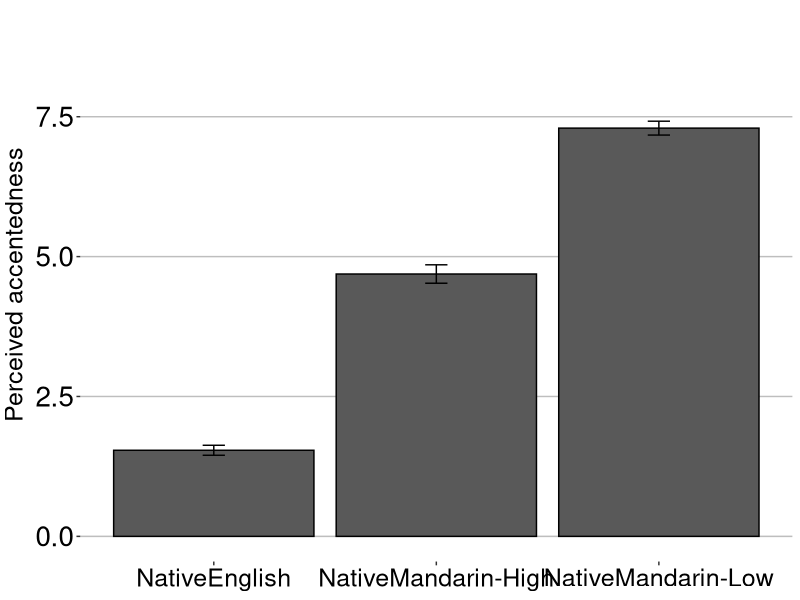
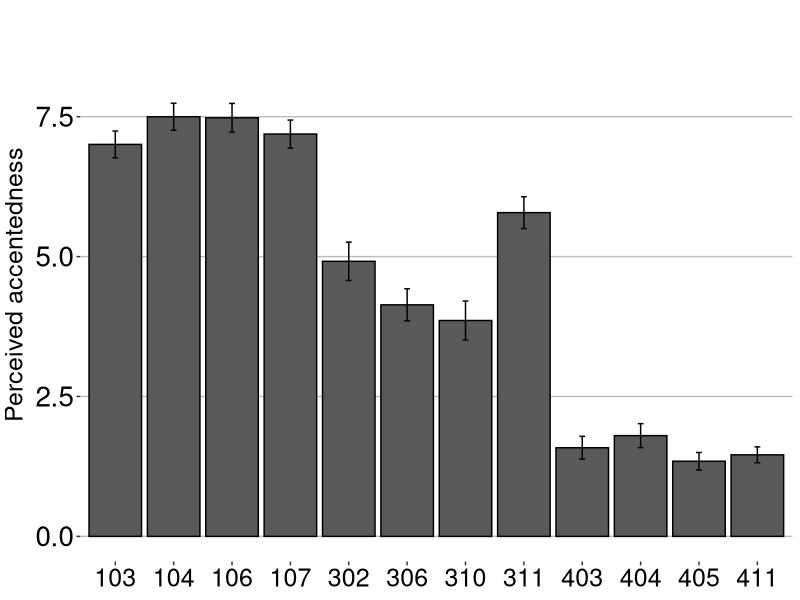
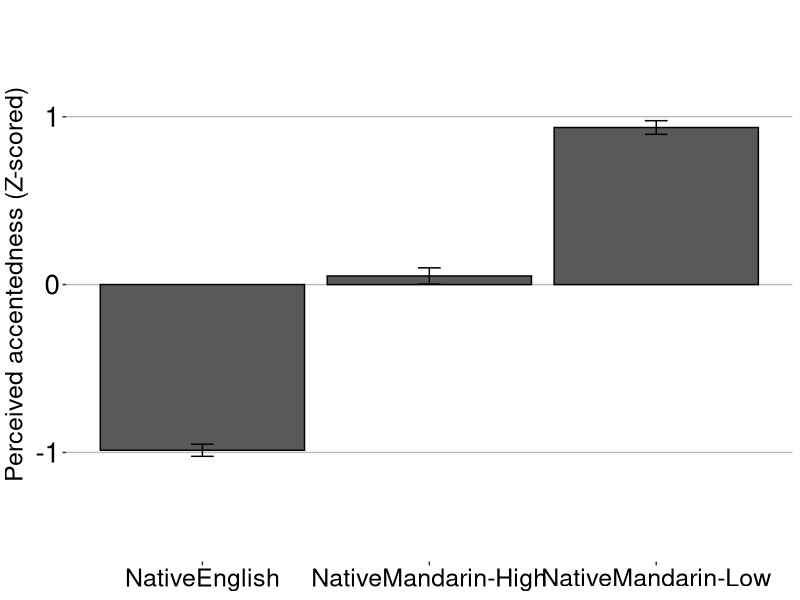
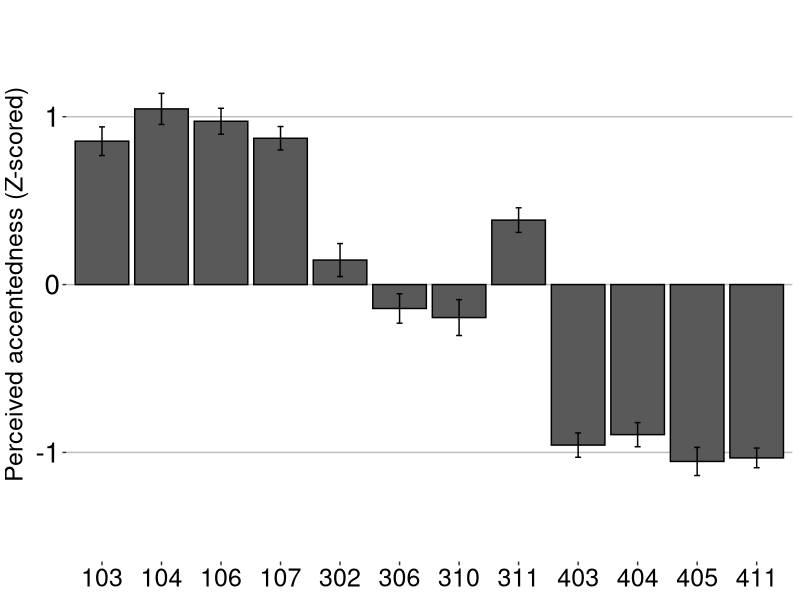

The R script that drew these images, in order:
## ---- chunk 1
rm(list = ls(all.names = TRUE))
## ---- chunk 2
library(ggplot2)
library(dplyr)
library(lme4)
library(lsmeans)
library(lmerTest)
library(afex)
## ---- chunk 3
acc.dat = read.csv("Analysis_Z.csv")
## ---- chunk 4
str(acc.dat)
acc.dat$Resp_NUM = as.numeric(as.character(acc.dat$Resp_NUM))
acc.dat$ItemNumber = as.factor(as.character(acc.dat$ItemNumber))
acc.dat$ProductionPresentationOrder = as.factor(as.character(acc.dat$ProductionPresentationOrder))
acc.dat$SentenceOrder = as.factor(as.character(acc.dat$SentenceOrder))
acc.dat$SurveyDurSec = as.numeric(as.character(acc.dat$Duration..in.seconds.))
acc.dat$ListenerID = as.factor(as.character(acc.dat$mTurkCode))
acc.dat$Talker = as.factor(as.character(acc.dat$Talker))

# rename the levels of the TalkerGroup & re-order
acc.dat$TalkerGroup = as.factor(as.character(acc.dat$TalkerGroup))
levels(acc.dat$TalkerGroup)
levels(acc.dat$TalkerGroup)[levels(acc.dat$TalkerGroup)=="NativeEnglish (NTE)"] <- "NativeEnglish"
levels(acc.dat$TalkerGroup)[levels(acc.dat$TalkerGroup)=="NativeMandarin-High (NMH)"] <- "NativeMandarin-High"
levels(acc.dat$TalkerGroup)[levels(acc.dat$TalkerGroup)=="NativeMandarin-Low (NML)"] <- "NativeMandarin-Low"
## ---- chunk 5
acc.dat.plot.prep = acc.dat %>% group_by(TalkerGroup) %>% summarise(mean = mean(Resp_NUM, na.rm=TRUE), sd = sd(Resp_NUM, na.rm=TRUE), n = n(), sem=sd(Resp_NUM , na.rm=TRUE)/sqrt(n), ci=qt(0.975,df=n-1)*sem)

ggplot(data = acc.dat.plot.prep, aes(x = TalkerGroup, y = mean, ymin=mean-ci, ymax=mean+ci)) + 
  geom_bar(stat="identity", position=position_dodge(), colour="black") + 
  geom_errorbar(width=.1, position=position_dodge(width = 0.5)) + 
  labs(y="Perceived accentedness") +
  theme(axis.title.x = element_blank(),  axis.title.y = element_text(size=18, vjust=1.5), 
        axis.text.x  = element_text(size=18, colour ="black"), axis.text.y = 
        element_text(size=20, colour ="black"), panel.background = element_rect(fill = 
        "white"), panel.grid.major = element_line(colour = "gray"), panel.grid.major.x = 
        element_blank()) + scale_y_continuous(limits = c(0,9))

## by talker
acc.dat.plot.prep2 = acc.dat %>% group_by(Talker) %>% summarise(mean = mean(Resp_NUM, na.rm=TRUE), sd = sd(Resp_NUM, na.rm=TRUE), n = n(), sem=sd(Resp_NUM, na.rm=TRUE)/sqrt(n), ci=qt(0.975,df=n-1)*sem)

ggplot(data = acc.dat.plot.prep2, aes(x = Talker, y = mean, ymin=mean-ci, ymax=mean+ci)) + 
  geom_bar(stat="identity", position=position_dodge(), colour="black") + 
  geom_errorbar(width=.1, position=position_dodge(width = 0.5)) + 
  labs(y="Perceived accentedness") +
  theme(axis.title.x = element_blank(),  axis.title.y = element_text(size=18, vjust=1.5), 
        axis.text.x  = element_text(size=18, colour ="black"), axis.text.y = 
        element_text(size=20, colour ="black"), panel.background = element_rect(fill = 
        "white"), panel.grid.major = element_line(colour = "gray"), panel.grid.major.x = 
        element_blank()) + scale_y_continuous(limits = c(0,9))
## ---- chunk 6
acc.dat.plotZ.prep = acc.dat %>% group_by(TalkerGroup) %>% summarise(mean = mean(zscore_Resp_NUM, na.rm=TRUE), sd = sd(zscore_Resp_NUM, na.rm=TRUE), n = n(), sem=sd(zscore_Resp_NUM, na.rm=TRUE)/sqrt(n), ci=qt(0.975,df=n-1)*sem)

ggplot(data = acc.dat.plotZ.prep, aes(x = TalkerGroup, y = mean, ymin=mean-ci, ymax=mean+ci)) + 
  geom_bar(stat="identity", position=position_dodge(), colour="black") + 
  geom_errorbar(width=.1, position=position_dodge(width = 0.5)) + 
  labs(y="Perceived accentedness (Z-scored)") +
  theme(axis.title.x = element_blank(),  axis.title.y = element_text(size=18, vjust=1.5), 
        axis.text.x  = element_text(size=18, colour ="black"), axis.text.y = 
        element_text(size=20, colour ="black"), panel.background = element_rect(fill = 
        "white"), panel.grid.major = element_line(colour = "gray"), panel.grid.major.x = 
        element_blank()) + scale_y_continuous(limits = c(-1.5,1.5))

## by talker
acc.dat.plotZ.prep2 = acc.dat %>% group_by(Talker) %>% summarise(mean = mean(zscore_Resp_NUM, na.rm=TRUE), sd = sd(zscore_Resp_NUM, na.rm=TRUE), n = n(), sem=sd(zscore_Resp_NUM, na.rm=TRUE)/sqrt(n), ci=qt(0.975,df=n-1)*sem)

ggplot(data = acc.dat.plotZ.prep2, aes(x = Talker, y = mean, ymin=mean-ci, ymax=mean+ci)) + 
  geom_bar(stat="identity", position=position_dodge(), colour="black") + 
  geom_errorbar(width=.1, position=position_dodge(width = 0.5)) + 
  labs(y="Perceived accentedness (Z-scored)") +
  theme(axis.title.x = element_blank(),  axis.title.y = element_text(size=18, vjust=1.5), 
        axis.text.x  = element_text(size=18, colour ="black"), axis.text.y = 
        element_text(size=20, colour ="black"), panel.background = element_rect(fill = 
        "white"), panel.grid.major = element_line(colour = "gray"), panel.grid.major.x = 
        element_blank()) + scale_y_continuous(limits = c(-1.5,1.5))
## ---- chunk 7
is.factor(acc.dat$TalkerGroup)
is.numeric(acc.dat$zscore_Resp_NUM)

(aov.model <- aov_car(zscore_Resp_NUM ~ TalkerGroup + Error(Talker), anova_table = list(es = "pes"), acc.dat))
## ---- chunk 8
lsmeans(aov.model, pairwise ~ TalkerGroup, adjust="tukey") 
